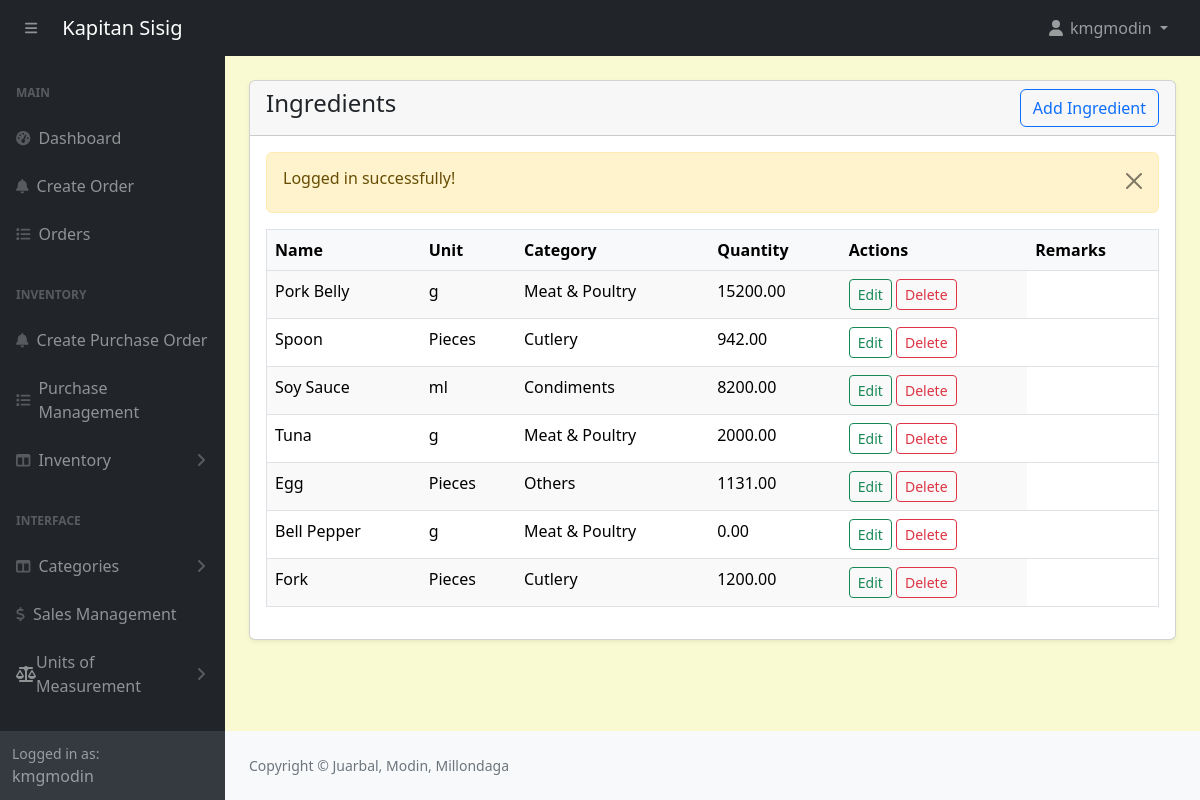
Page /admin/ingredients-view.php (signed in) on the committed database.
### tables this page shows
CREATE TABLE `ingredients` (
  `id` int(11) NOT NULL,
  `name` varchar(191) NOT NULL,
  `unit_id` int(11) NOT NULL,
  `category` varchar(191) NOT NULL,
  `quantity` decimal(10,2) NOT NULL
);

CREATE TABLE `units_of_measure` (
  `id` int(11) NOT NULL,
  `category_id` int(11) DEFAULT NULL,
  `uom_name` varchar(255) DEFAULT NULL,
  `type` enum('reference','bigger','smaller') DEFAULT NULL,
  `ratio` decimal(10,5) DEFAULT NULL,
  `active` tinyint(1) DEFAULT 1,
  `rounding_precision` decimal(10,5) DEFAULT NULL
);

### admin/ingredients-view.php (the view, shortened to what this page needs)
<?php include('includes/header.php'); ?>
<?php
$query = "SELECT ingredients.*, units_of_measure.uom_name AS unit_name
          FROM ingredients
          LEFT JOIN units_of_measure ON ingredients.unit_id = units_of_measure.id";
$result = mysqli_query($conn, $query);
?>
<div class="container-fluid px-4 pb-4">
    <div class="card mt-4 shadow-sm">
        <div class="card-header">
            <h4 class="mb-0">Ingredients
                <?php if ($_SESSION['loggedInUser']['position'] == 1): ?>
                    <a href="ingredients-add.php" class="btn btn-outline-primary float-end">Add Ingredient</a>
                <?php endif; ?>
            </h4>
        </div>
        <div class="card-body">
            <table class="table" style="width: 100%; margin-bottom: 1rem; color: #000; border: 1px solid #dee2e6;">
                <thead>
                    <tr style="background-color: #f8f9fa; color: #000;">
                        <th>Name</th>
                        <th>Unit</th>
                        <th>Category</th>
                        <th>Quantity</th>
                        <th>Actions</th>
                        <th>Remarks</th>
                    </tr>
                </thead>
                <tbody>
                    <?php
                    $i = 0;
                    while ($row = mysqli_fetch_assoc($result)) :
                    $i++;
                    ?>
                        <tr style="background-color: <?= $i % 2 == 0 ? '#fff' : '#f9f9f9'; ?>; border: 1px solid #dee2e6;">
                            <td><?php echo htmlspecialchars($row['name']); ?></td>
                            <td><?php echo htmlspecialchars($row['unit_name'] ? $row['unit_name'] : 'N/A'); ?></td>
                            <td><?php echo htmlspecialchars($row['category']); ?></td>
                            <td><?php echo htmlspecialchars($row['quantity']); ?></td>
                            <td>
                                <a href="ingredients-edit.php?id=<?php echo $row['id']; ?>" class="btn btn-outline-success btn-sm" style="margin: 0; padding: 0.25rem 0.5rem;">Edit</a>
                                <a href="ingredients-delete.php?id=<?php echo $row['id']; ?>" class="btn btn-outline-danger btn-sm" style="margin: 0; padding: 0.25rem 0.5rem;">Delete</a>
                            </td>
                        </tr>
                    <?php endwhile; ?>
                </tbody>
            </table>
        </div>
    </div>
</div>
<?php include('includes/footer.php'); ?>

### admin/assets/css/custom.css (style rules this page uses)
body { margin: 0; font-family: system-ui, -apple-system, "Segoe UI", Roboto, "Helvetica Neue", "Noto Sans", "Liberation Sans", Arial, sans-serif; font-size: 1rem; font-weight: 400; line-height: 1.5; color: #212529; text-align: left; background-color: #FAFAD2; -webkit-text-size-adjust: 100%; -webkit-tap-highlight-color: rgba(0, 0, 0, 0); }

### rows in the picture
ingredients: name "Pork Belly", unit.uom_name "g", category "Meat & Poultry", quantity "15200.00"
ingredients: name "Spoon", unit.uom_name "Pieces", category "Cutlery", quantity "942.00"
ingredients: name "Soy Sauce", unit.uom_name "ml", category "Condiments", quantity "8200.00"
ingredients: name "Tuna", unit.uom_name "g", category "Meat & Poultry", quantity "2000.00"
ingredients: name "Egg", unit.uom_name "Pieces", category "Others", quantity "1131.00"
ingredients: name "Bell Pepper", unit.uom_name "g", category "Meat & Poultry", quantity "0.00"
ingredients: name "Fork", unit.uom_name "Pieces", category "Cutlery", quantity "1200.00"

### other values in the picture
$_SESSION['loggedInUser']['username'] "kmgmodin"
$_SESSION['message'] "Logged in successfully!"
